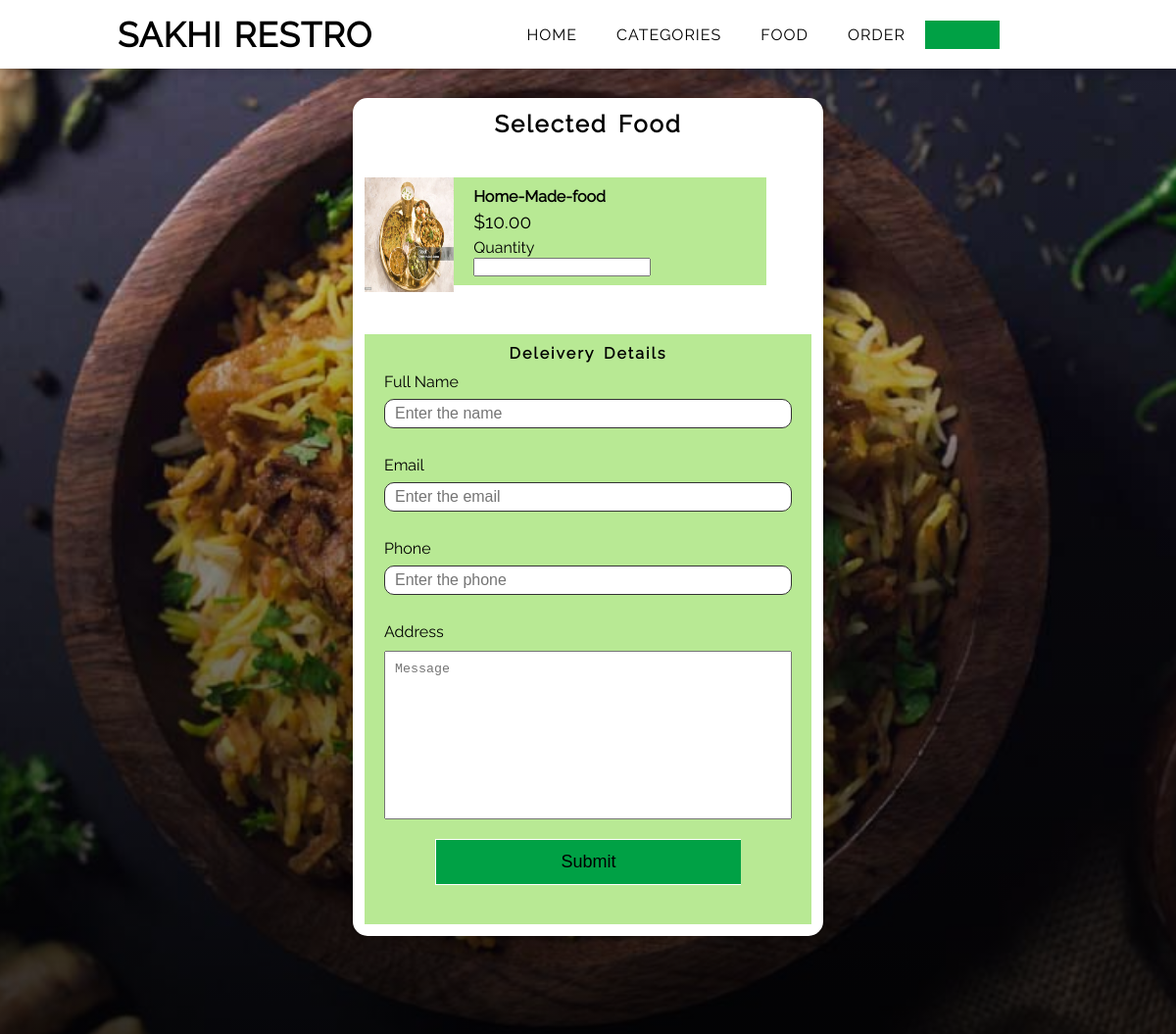
The page /order.php?food_id=1 on the database its author committed.
### tables this page shows
CREATE TABLE `food` (
  `id` int(10) UNSIGNED NOT NULL,
  `title` varchar(100) NOT NULL,
  `description` text NOT NULL,
  `price` decimal(10,2) NOT NULL,
  `image_name` varchar(255) NOT NULL,
  `category_id` int(10) UNSIGNED NOT NULL,
  `featured` varchar(10) NOT NULL,
  `active` varchar(10) NOT NULL
);

### order.php (the view, shortened to what this page needs)
<?php include "include/nav.php" ?>
<?php
if (isset($_GET['food_id'])) {
    $food_id = $_GET['food_id'];
    $sql = "select * from food where id=$food_id";
    $res = mysqli_query($conn, $sql);
    $count = mysqli_num_rows($res);
    if ($count == 1) {
        $row = mysqli_fetch_assoc($res);
        $title = $row['title'];
        $price = $row['price'];
        $image_name = $row['image_name'];
    } else {
        header('location:' . INDEXPAGE);
    }
} else {
    header('location:' . INDEXPAGE);
}
?>
<div class="details-container">
    <div class="item">
        <div class="info">
            <form action="" method="POST">
                <h2 class="title-letter-space text-center">Selected Food</h2>
                <div class="img">
                    <?php
                    if ($image_name == "") {
                        echo "<p>Image not Available.</p>";
                    } else {
                    ?>
                    <img src="<?php echo INDEXPAGE; ?>images/food/<?php echo $image_name; ?>" alt="" required>
                    <?php
                    }
                    ?>
                </div>
                <div class="food-menu-desc">
                    <h4><?php echo $title; ?></h4>
                    <p class="food-price">$<?php echo $price; ?></p>
                    <div class="order-label">Quantity</div>
                    <input type="number" name="qty" required>
                </div>
                <div class="deleivery-details">
                    <h4 class="title-letter-space text-center">Deleivery Details</h4>
                    <div class="data-input">
                        <label>Full Name</label>
                        <input type="text" name="full-name" placeholder="Enter the name" required>
                    </div>
                    <div class="data-input">
                        <label>Email</label>
                        <input type="email" name="email" placeholder="Enter the email" required>
                    </div>
                    <div class="data-input">
                        <label>Phone</label>
                        <input type="tel" name="contact" placeholder="Enter the phone" required>
                    </div>
                    <div class="data-input">
                        <label>Address</label>
                        <textarea name="address" id="" cols="30" rows="10" placeholder="Message" required></textarea>
                    </div>
                    <div class="submit text-center ">
                        <button name="submit">Submit</button>
                    </div>
                </div>
            </form>
        </div>
    </div>
</div>
</body>
</html>

### css/main.css (style rules this page uses)
* { margin : 0; padding : 0; box-sizing : border-box; scroll-behavior: smooth; user-select: none; }
:root { --primary-color : #00A145; --secondary-color : #dfe4ea; --btn-primary-color: #44bd32; --btn-danger-color : #eb2f06; --btn-add-color : #4a69bd; }
body { font-family : 'raleway-regular'; background-color: #f7f7f7; font-size : 16px; }
.text-center { text-align: center; }
.title-letter-space { letter-spacing: 2px; word-spacing : 3px; }
.search input, button { width : 75%; border : 1px solid white; border-right : 0px; font-size : 18px; padding : 12px; background-color: #f7f7f7; color : black; outline : none; }
.food-menu-desc { width : 70%; float : left; padding-left: 50px; }
.food-price { font-size: 1.2rem; margin : 2% 0; }
.details-container { background-image : linear-gradient(rgba(0, 0, 0, 0.1), rgba(0, 0, 0, 0.8)), url(../images/bg3.jpg); height : 100%; display : flex; justify-content : center; align-items : center; padding : 100px 0; background-position : center; background-size : cover; background-attachment: fixed; }
.details-container h2 { margin-bottom: 40px; }
.details-container .item { width : 40%; padding : 1%; background-color: white; border-radius : 15px; box-shadow : 0 3px 10px rgb(0 0 0 / 0.2); }
.food-card img, .details-container .item img { width: 20%; float: left; }
.details-container .item img { width : 20%; height: 117px; }
.details-container .food-menu-desc { background-color: #b8e994; padding : 9.5px 20px; margin-bottom : 10px; }
.deleivery-details h4 { margin-top: 200px; padding : 10px; }
.deleivery-details { background-color: #b8e994; padding : 0px 20px; padding-bottom : 40px; }
.data-input { display : flex; flex-direction: column; margin-bottom : 20px; }
.data-input input { margin : 8px 0; border : 1px solid #333; padding : 5px 10px; outline : none; font-size : 16px; border-radius: 10px; }
textarea { resize : none; margin-top: 10px; padding : 10px; outline : none; }
.submit button { background-color: var(--primary-color); cursor : pointer; }

### rows shown on the page
food: image_name (picture), title "Home-Made-food", price "10.00"
